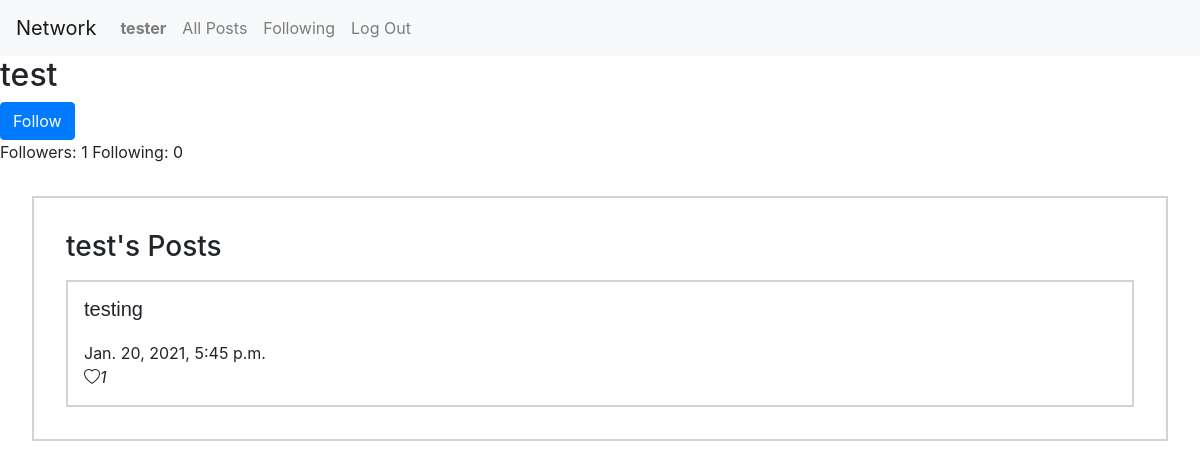
Page /profile/test (signed in) on the committed database.
### network/models.py (models this page shows)
class User(AbstractUser):
    pass

class Post(models.Model):
    text        = models.TextField()
    date_time   = models.DateTimeField('Post date', auto_now_add=True)
    num_likes   = models.IntegerField()
    author      = models.ForeignKey(User, on_delete=models.CASCADE, related_name="author")

### network/views.py (the view, shortened to what this page needs)
# urls.py: path("profile/<str:username>", views.profile, name="profile"),
@login_required
def profile(request, username=None):
    user_liked_posts = []
    if username != request.user.username:
        user          = User.objects.get(username=username)
        try:
            followers     = User_Following.objects.get(user_id = request.user, following_user_id= user.id)
            is_follower   = True
            user_likes  = Post_Likes.objects.filter(user_liked=request.user).select_related('post_id')
            user_liked_posts = [post.post_id for post in user_likes]
        except User_Following.DoesNotExist:
            print(User_Following.DoesNotExist)
            is_follower   = False
        except Post_Likes.DoesNotExist:
            print(Post_Likes.DoesNotExist)
        num_following = len(User_Following.objects.filter(user_id = user.id))
        num_followers = len( User_Following.objects.filter(following_user_id= user.id))
        user_posts    = Post.objects.filter(author= user)
        user_name     = user.username
        user_id       = user.id
    paginator = Paginator(user_posts, 10)
    page_number = request.GET.get('page')
    page_obj = paginator.get_page(page_number)
    return render(request, "network/profile.html", {
        "num_following": num_following,
        "isFollower"   : is_follower,
        "num_followers": num_followers,
        "user_posts"   : user_posts,
        "user_name"    : user_name,
        "user_id"      : user_id,
        "Posts_liked": user_liked_posts,
        "page_obj": page_obj
    })

### network/templates/network/profile.html (shortened to what this page needs)
{% extends "network/layout.html" %}
{% block body %}
    {% if user.is_authenticated %}
        <div>
            <h2 id="usernameHeading" data-userid= {{ user_id }}>{{  user_name  }}</h2>
            {% if user.username != user_name %}
                {% if isFollower %}
                    <button type="button" class="btn btn-primary" id="followUserBtn">Unfollow</button>
                {% else %}
                    <button type="button" class="btn btn-primary" id="followUserBtn">Follow</button>
                {% endif %}
            {% endif %}
        </div>
        <div>
            Followers: {{ num_followers }}  Following: {{ num_following }}
        </div>
        {% if user_posts %}
            <div id="postings">
                <h3>{{ user_name }}'s Posts</h3>
                {% for post in user_posts %}
                    <div class="post" data-postId= {{ post.id }}>
                        <div class="postText">
                            {{ post.text }}
                        </div>
                        <div class="postDate">
                            {{ post.date_time }}
                        </div>
                        <div class="postLikes">
                            {% if user == post.author %}
                                <i class="bi bi-heart-fill">{{ post.num_likes }}</i>
                            {% else %}
                                {% if post in Posts_liked %}
                                    <i class="bi bi-heart-fill" id="likeBtn">{{ post.num_likes }}</i>
                                {% else %}
                                    <i class="bi bi-heart" id="likeBtn">{{ post.num_likes }}</i>
                                {% endif %}
                            {% endif %}
                        </div>
                    </div>
                {% endfor %}
            </div>
        {% endif %}
    {% endif %}
{% endblock %}

### network/templates/network/layout.html (shortened to what this page needs)
{% load static %}
<!DOCTYPE html>
<html lang="en">
    <head>
        <link rel="stylesheet" href="https://stackpath.bootstrapcdn.com/bootstrap/4.4.1/css/bootstrap.min.css">
        <link rel="stylesheet" href="https://cdn.jsdelivr.net/npm/bootstrap-icons@1.3.0/font/bootstrap-icons.css">
        <link href="{% static 'network/styles.css' %}" rel="stylesheet">
    </head>
    <body>
        <nav class="navbar navbar-expand-lg navbar-light bg-light">
            <a class="navbar-brand" href="#">Network</a>
            <div>
              <ul class="navbar-nav mr-auto">
                {% if user.is_authenticated %}
                    <li class="nav-item">
                        <a class="nav-link" href="{% url 'profile' user.username %}"><strong>{{ user.username }}</strong></a>
                    </li>
                {% endif %}
                <li class="nav-item">
                  <a class="nav-link" href="{% url 'index' %}">All Posts</a>
                </li>
                {% if user.is_authenticated %}
                    <li class="nav-item">
                        <a class="nav-link" href="{% url 'following' %}">Following</a>
                    </li>
                    <li class="nav-item">
                        <a class="nav-link" href="{% url 'logout' %}">Log Out</a>
                    </li>
                {% endif %}
              </ul>
            </div>
          </nav>
        <div class="body">
            {% block body %}
            {% endblock %}
        </div>
    </body>
</html>

### network/static/network/styles.css (style rules this page uses)
.postText { font: 20px bold Arial, sans-serif; margin-bottom: 1em; display: block; }
.post { border: 2px solid lightgrey; padding: 1em; margin-top: 1em; }
#postings { border: 2px solid lightgray; margin: 2em; padding: 2em; }

### rows in the picture
User: username "tester"
User: username "test"
Post: text "testing", date_time "Jan. 20, 2021, 5:45 p.m.", num_likes "1"

### other values in the picture
{{ num_followers }} "1"
{{ num_following }} "0"
